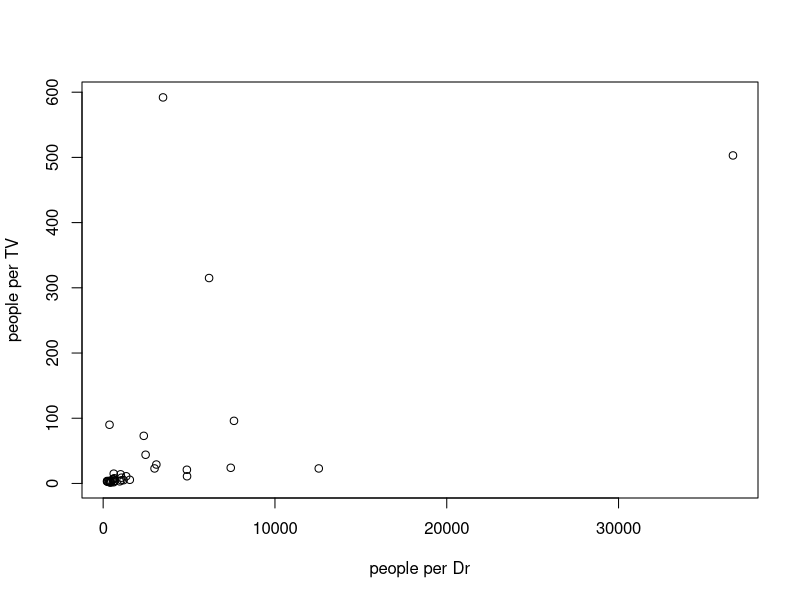
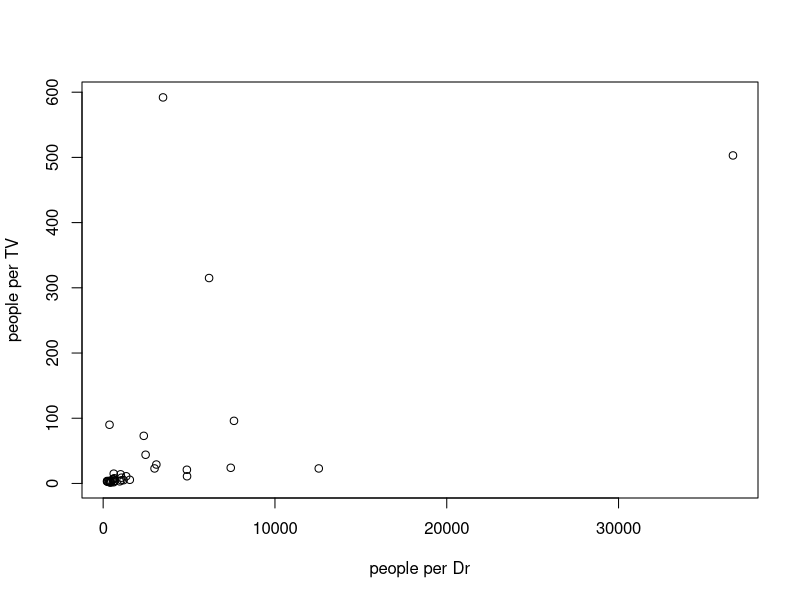
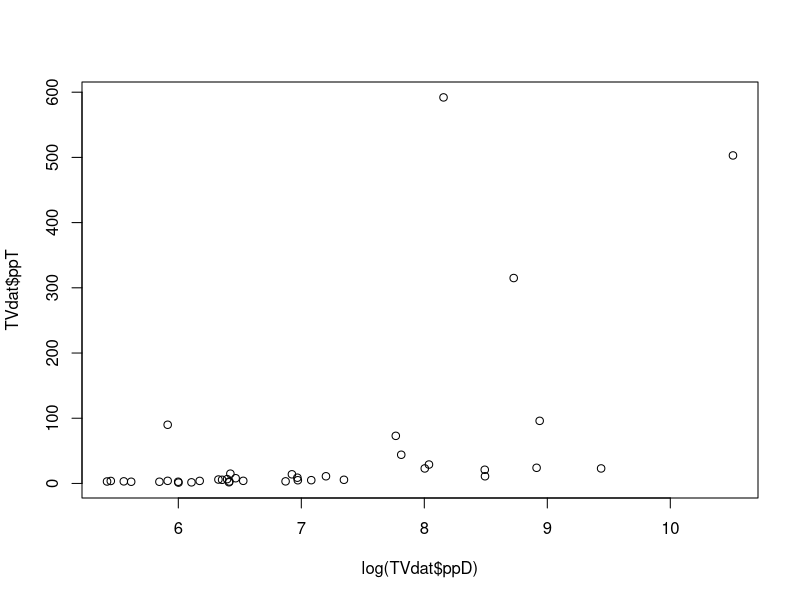
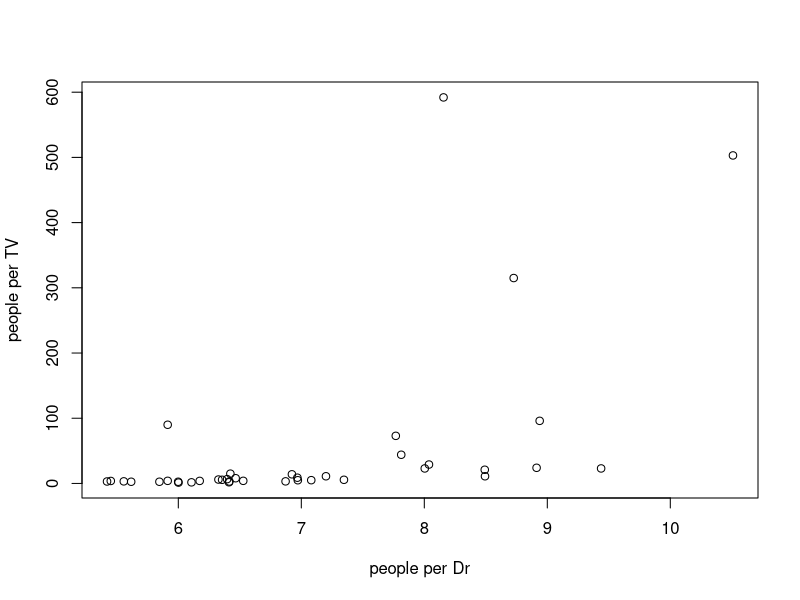
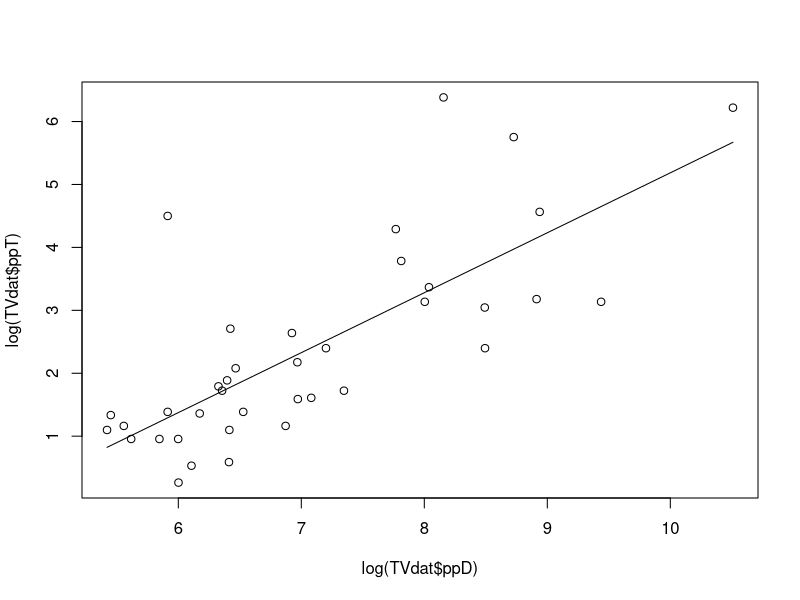
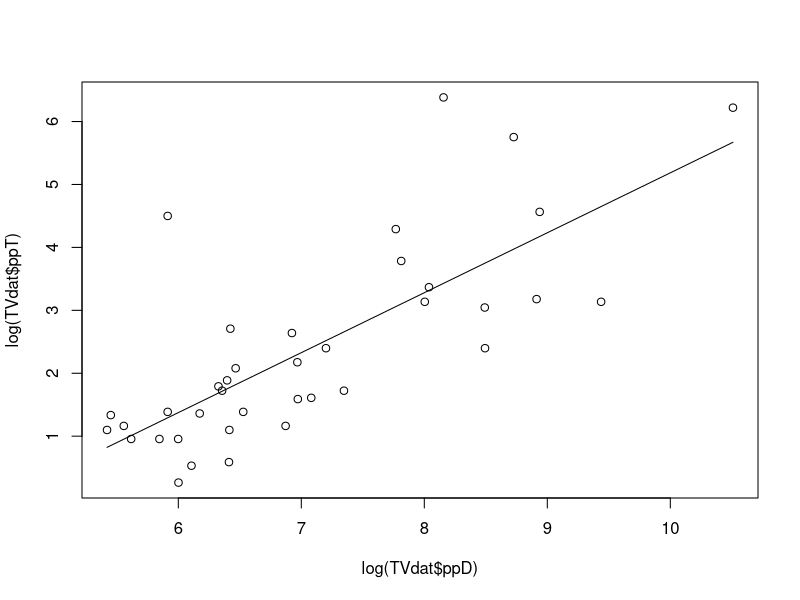
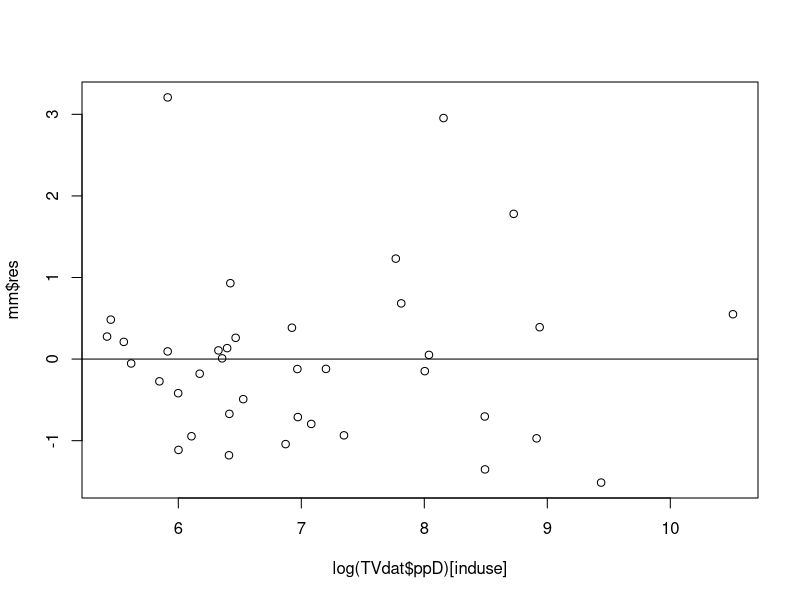
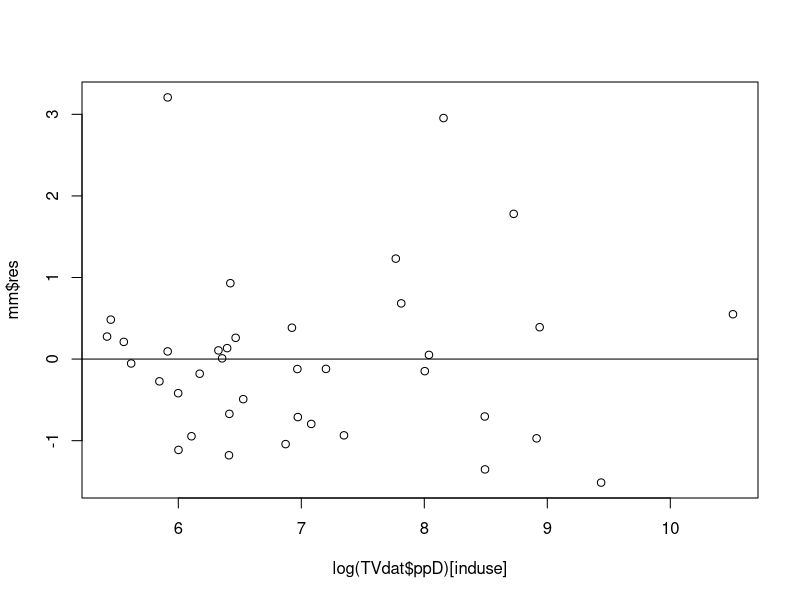

Source code (R) for these figures, in order:
TVdat<-read.table("TV.dat") ## reading the data into R
print(dim(TVdat)) ## printing the dimensions of the data
print(names(TVdat))  ## printing the names of the variables
print(row.names(TVdat)) ## printing the names of the countries included
plot(TVdat$ppD,TVdat$ppT,xlab="people per Dr",ylab="people per TV")
id<-identify(TVdat$ppD,TVdat$ppT,row.names(TVdat),pos=T)
## identify() allows you to mark observations in the data with a left mouse click
## end the identify session with a right mouse click

## this code is just a way for me to allow for output to be put in my handouts on the go
## the if-statement allows for the figure to be created even if there are no observations marked
plot(TVdat$ppD,TVdat$ppT,xlab="people per Dr",ylab="people per TV")
if (max(id$ind)!=-Inf) {
  text(TVdat$ppD[id$ind],TVdat$ppT[id$ind],row.names(TVdat)[id$ind],pos=id$pos) }

plot(log(TVdat$ppD),TVdat$ppT) ## taking logs of the x-variable
id<-identify(log(TVdat$ppD),TVdat$ppT,row.names(TVdat),pos=T)

plot(log(TVdat$ppD),TVdat$ppT,xlab="people per Dr",ylab="people per TV")
if (max(id$ind)!=-Inf) {text(log(TVdat$ppD)[id$ind],TVdat$ppT[id$ind],row.names(TVdat)[id$ind],pos=id$pos)}

plot(log(TVdat$ppD),log(TVdat$ppT)) ## taking logs of both x and y
id<-identify(log(TVdat$ppD),log(TVdat$ppT),row.names(TVdat),pos=T)
mm<-lm(log(TVdat$ppT)~log(TVdat$ppD))
# missing values for ppT for two countries
lines(sort(log(TVdat$ppD)[is.na(TVdat$ppT)==F]),mm$fit[sort.list(log(TVdat$ppD)[is.na(TVdat$ppT)==F])])
## here I use is.na() to identify the observations with missing values, I only plot those that had
## is.na==F for FALSE

plot(log(TVdat$ppD),log(TVdat$ppT))
if (max(id$ind)!=-Inf) {text(log(TVdat$ppD)[id$ind],log(TVdat$ppT)[id$ind],row.names(TVdat)[id$ind],pos=id$pos)}
lines(sort(log(TVdat$ppD)[is.na(TVdat$ppT)==F]),mm$fit[sort.list(log(TVdat$ppD)[is.na(TVdat$ppT)==F])])

## here I create a regression summary in a LateX table format
## you can just use the command summary(mm) in R directly
library(xtable)
xtable(summary(mm), caption="Regression summary", label="tab:ch4")

induse<-seq(1,dim(TVdat)[1])[is.na(TVdat$ppT)==F] ##id the data with non-missing y-values
plot(log(TVdat$ppD)[induse],mm$res)
abline(h=0)
id<-identify(log(TVdat$ppD)[induse],mm$res,row.names(TVdat)[induse],pos=T) ## mark large residuals

plot(log(TVdat$ppD)[induse],mm$res)
abline(h=0)
if (max(id$ind)!=-Inf) {text((log(TVdat$ppD)[induse])[id$ind],mm$res[id$ind],(row.names(TVdat)[induse])[id$ind],pos=id$pos)}

lmi<-lm.influence(mm)
plot(log(TVdat$ppD)[induse],lmi$hat,ylab="leverage")
id<-identify(log(TVdat$ppD)[induse],lmi$hat, row.names(TVdat)[induse],pos=T)

plot(log(TVdat$ppD)[induse],lmi$hat,ylab="leverage")
if (max(id$ind)!=-Inf) {text((log(TVdat$ppD)[induse])[id$ind],lmi$hat[id$ind], (row.names(TVdat)[induse])[id$ind],pos=id$pos)}
p<-locator()

plot(induse,lmi$coef[,2],ylab="Impact on Slope")
abline(h=0)
id<-identify(induse,lmi$coef[,2],label=row.names(TVdat)[induse],pos=T)

plot(induse,lmi$coef[,2],ylab="Impact on Slope")
abline(h=0)
if (max(id$ind)!=-Inf) {text(induse[id$ind],(lmi$coef[,2])[id$ind],label=(row.names(TVdat)[induse])[id$ind],pos=id$pos)}

plot(induse,lmi$sig,ylab="Impact on Sum of Squares")
id<-identify(induse,lmi$sig,label=row.names(TVdat)[induse],pos=T)

plot(induse,lmi$sig,ylab="Impact on Sum of Squares")
if (max(id$ind)!=-Inf) {text(induse[id$ind],lmi$sig[id$ind],label=(row.names(TVdat)[induse])[id$ind],pos=id$pos)}

print(summary(mm))

ms<-summary(mm)

library(xtable)
## the confint() function computes the t-based confidence intervals for the intercept and slope
## I use the xtable() function to create a table for LaTeX 
z<-data.frame(matrix(confint(mm),2,2))
dimnames(z) <- list(c("intercept","slope"), c("2.5%", "97.5%"))
xtable(z, digits=c(0, 3, 3),caption="95 percent confidence intervals",label="tab:ci")
p<-locator()

z<-data.frame(matrix(ms$fstat,1,3))
dimnames(z) <- list(c(" "), c("value", "df1", "df2"))
xtable(z, digits=c(0, 3, 3, 3),caption="F-statistic",label="tab:fsumTV")
pval<-1-pf(ms$fs[1],ms$fs[2],ms$fs[3])
ord<-3+abs(floor(log10(pval)))
p<-locator()

ii<-sample(seq(1,dim(TVdat)[1]),10) ## withholding 10 samples for prediction
x<-sort(log(TVdat$ppD[-ii]))
y<-log(TVdat$ppT[-ii])[sort.list(log(TVdat$ppD[-ii]))]
plot(x,y,xlab="log-ppDr",ylab="log-ppTV")
mm<-lm(y~x)
ms<-summary(mm)
lines(x[is.na(y)==F],mm$fitted,lwd=2)
xp<-seq(min(log(TVdat$ppD)),max(log(TVdat$ppD)),by=.1)
xuse<-x[is.na(y)==F]
hats<-1/length(xuse)+(xp-mean(xuse))^2/sum((xuse-mean(xuse))^2)
lines(xp,mm$coef[1]+mm$coef[2]*xp + qt(.975,length(xuse)-2) * sqrt(ms$sigma^2 * hats),lwd=2,lty=2)
lines(xp,mm$coef[1]+mm$coef[2]*xp - qt(.975,length(xuse)-2) * sqrt(ms$sigma^2 * hats),lwd=2,lty=2)
lines(xp,mm$coef[1]+mm$coef[2]*xp + qt(.975,length(xuse)-2) * sqrt(ms$sigma^2 * (1+hats)),lwd=2,col=3,lty=3)
lines(xp,mm$coef[1]+mm$coef[2]*xp - qt(.975,length(xuse)-2) * sqrt(ms$sigma^2 * (1+hats)),lwd=2,col=3,lty=3)
points(log(TVdat$ppD)[ii],log(TVdat$ppT)[ii],col=3,pch=2)
points(log(TVdat$ppD)[ii],mm$coef[1]+mm$coef[2]*log(TVdat$ppD)[ii],col=3,pch=8)
id<-identify(log(TVdat$ppD)[ii],log(TVdat$ppT)[ii],row.names(TVdat)[ii],pos=T)

plot(x,y,xlab="log-ppDr",ylab="log-ppTV")
lines(x[is.na(y)==F],mm$fitted,lwd=2)
lines(xp,mm$coef[1]+mm$coef[2]*xp + qt(.975,length(xuse)-2) * sqrt(ms$sigma^2 * hats),lwd=2,lty=2)
lines(xp,mm$coef[1]+mm$coef[2]*xp - qt(.975,length(xuse)-2) * sqrt(ms$sigma^2 * hats),lwd=2,lty=2)
lines(xp,mm$coef[1]+mm$coef[2]*xp + qt(.975,length(xuse)-2) * sqrt(ms$sigma^2 * (1+hats)),lwd=2,col=3,lty=3)
lines(xp,mm$coef[1]+mm$coef[2]*xp - qt(.975,length(xuse)-2) * sqrt(ms$sigma^2 * (1+hats)),lwd=2,col=3,lty=3)
points(log(TVdat$ppD)[ii],log(TVdat$ppT)[ii],col=3,pch=2)
points(log(TVdat$ppD)[ii],mm$coef[1]+mm$coef[2]*log(TVdat$ppD)[ii],col=3,pch=8)
if (max(id$ind)!=-Inf) {text((log(TVdat$ppD)[ii])[id$ind],(log(TVdat$ppT)[ii])[id$ind],(row.names(TVdat)[ii])[id$ind],pos=id$pos)}